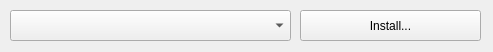
<?xml version="1.0" encoding="UTF-8"?>
<ui version="4.0">
 <class>MainWindow</class>
 <widget class="QMainWindow" name="MainWindow">
  <property name="geometry">
   <rect>
    <x>00</x>
    <y>0</y>
    <width>493</width>
    <height>52</height>
   </rect>
  </property>
  <property name="windowTitle">
   <string>Automatic Java Installer</string>
  </property>
  <widget class="QWidget" name="centralwidget">
   <widget class="QComboBox" name="comboBox">
    <property name="geometry">
     <rect>
      <x>10</x>
      <y>10</y>
      <width>281</width>
      <height>31</height>
     </rect>
    </property>
   </widget>
   <widget class="QPushButton" name="pushButton">
    <property name="geometry">
     <rect>
      <x>300</x>
      <y>10</y>
      <width>181</width>
      <height>31</height>
     </rect>
    </property>
    <property name="text">
     <string>Install...</string>
    </property>
   </widget>
  </widget>
 </widget>
 <resources/>
 <connections/>
</ui>
